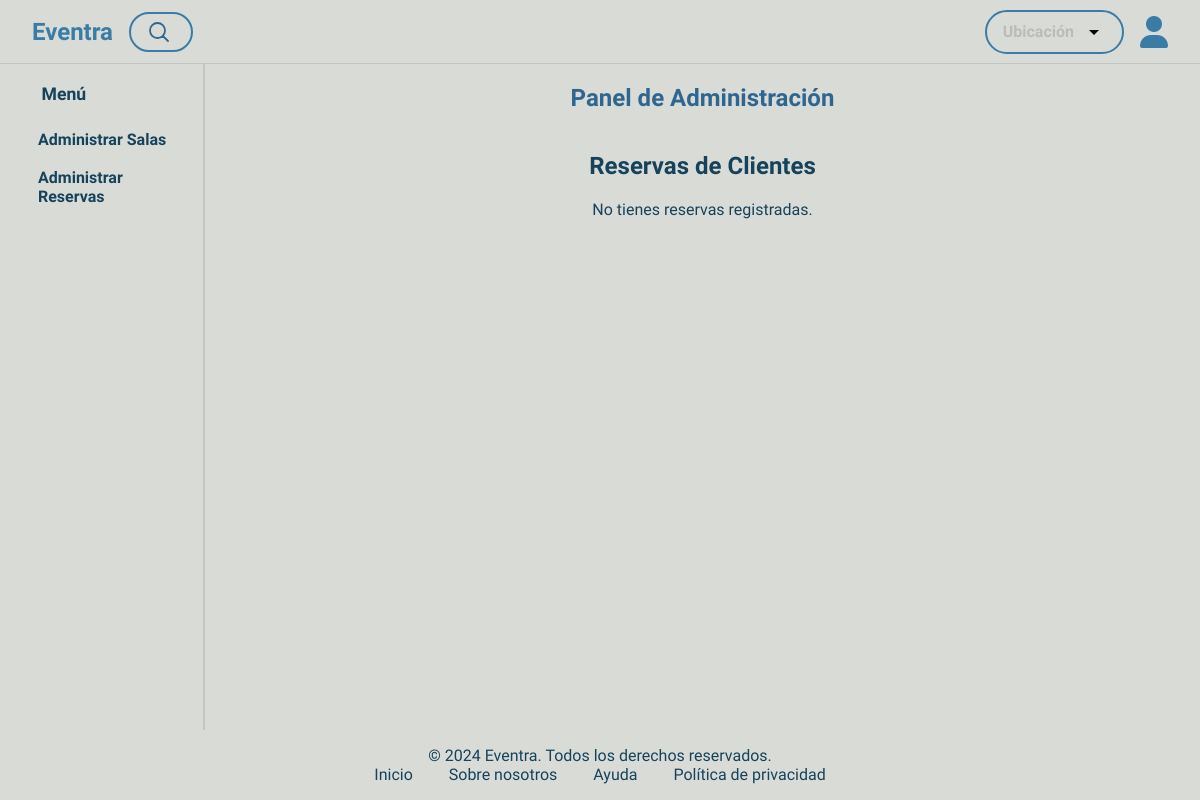
/dashboard/reservas/ (signed in), run on an earlier commit of the app's database.
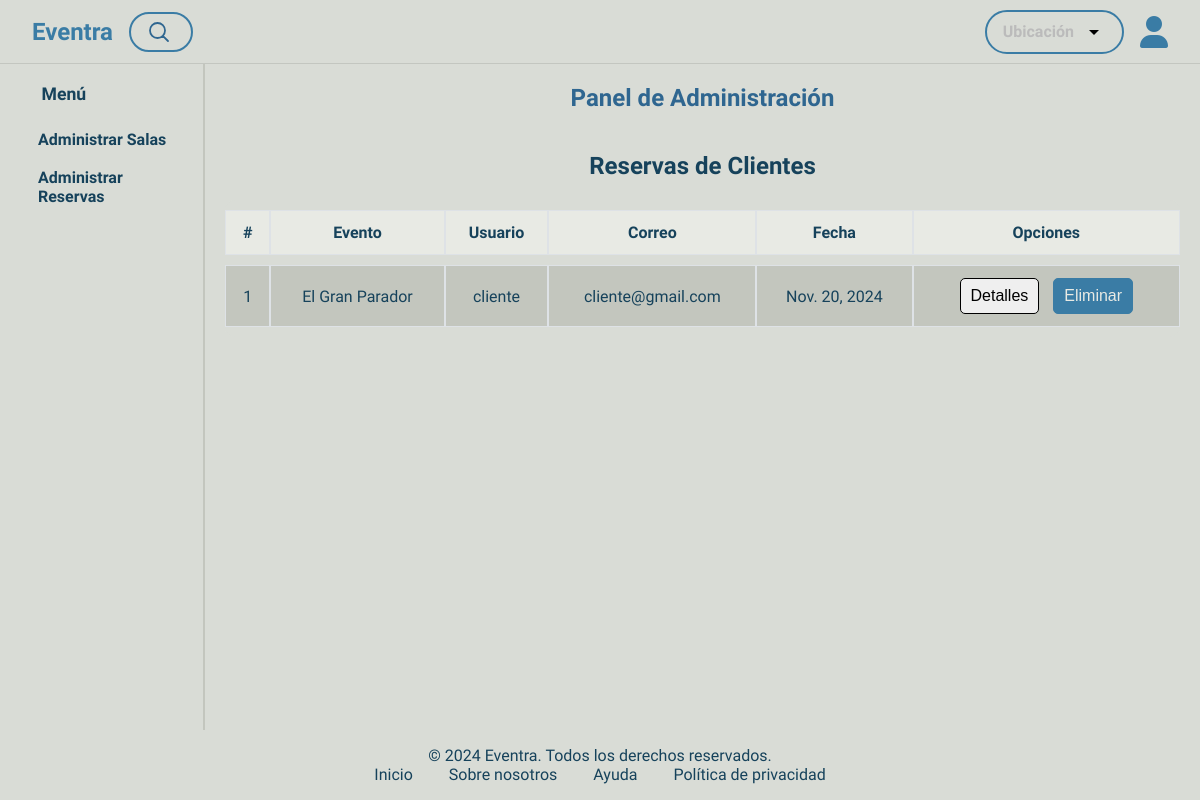
And on a later commit of the database.
### crud_app/models.py (models this page shows, shortened)
class Reserva(models.Model):
    usuario_reserva = models.ForeignKey(
        Usuario, on_delete=models.CASCADE, related_name="reservas_realizadas"
    )  # Usuario que hace la reserva
    evento = models.ForeignKey(
        Eventos, on_delete=models.CASCADE, related_name="reservas"
    )  # Evento reservado
    fecha = models.DateField()
    hora = models.TimeField()
    numero_invitados = models.PositiveIntegerField()
    duracion = models.PositiveIntegerField(help_text="Duración en horas")

class Eventos(models.Model):
    CIUDADES = [
        ('Montería', 'Montería'),
        ('Bogotá', 'Bogotá'),
        ('Medellín', 'Medellín'),
        ('Cali', 'Cali'),
        ('Cartagena', 'Cartagena'),
    ]
    usuario = models.ForeignKey(Usuario, on_delete=models.CASCADE, related_name='eventos')  # Relación uno a muchos
    nombre = models.CharField(max_length=200)
    direccion = models.CharField(max_length=300)
    ubicacion = models.CharField(max_length=50, choices=CIUDADES)
    descripcion = models.TextField()
    precio_renta = models.DecimalField(max_digits=10, decimal_places=2)
    imagen = models.ImageField(upload_to=upload_to)

class Usuario(models.Model):
    TIPO_USUARIO = [
        ('cliente', 'Cliente'),
        ('administrativo', 'Administrativo')
    ]
    usuario = models.CharField(max_length=150, unique=True)
    contraseña = models.CharField(max_length=258)  # Almacenará la contraseña encriptada
    correo = models.EmailField(unique=True)
    tipo_usuario = models.CharField(max_length=20, choices=TIPO_USUARIO)
    last_login = models.DateTimeField(auto_now=True)  # Campo para registrar el último inicio de sesión
    @property
    def is_authenticated(self):
        return True

### crud_app/views.py (the view)
# urls.py: path('dashboard/reservas/', views.administrar_reservas, name='administrar_reservas'),
@login_required
def administrar_reservas(request):
    usuario_actual = request.user
    if usuario_actual.tipo_usuario != 'administrativo':
        return redirect('home')  # Redirige si no es administrativo
    reservas = Reserva.objects.filter(evento__usuario=usuario_actual)
    return render(request, 'administrativo/dash_reservas.html', {'reservas': reservas})

### crud_app/auth_backend.py (called while the page is built)
    def get_user(self, user_id):
        try:
            return Usuario.objects.get(pk=user_id)
        except Usuario.DoesNotExist:
            return None

### crud_app/context_processors/user_context.py (called while the page is built)
def get_usuario_context(request):
    if request.session.get('user_id'):
        usuario_actual = get_object_or_404(Usuario, pk=request.session['user_id'])
        return {'usuario_actual': usuario_actual}
    return {}

### crud_app/templates/administrativo/dash_reservas.html (shortened to what this page needs)
{% extends "eventra/base.html" %} {% block contenido %} {% load static %}
<div class="dashboard-container">
  <nav class="sidebar">
    <h5>Menú</h5>
    <ul class="nav">
      <li>
        <a href="{% url 'dashboard' %}" class="nav-link">Administrar Salas</a>
      </li>
      <li><a href="{% url 'administrar_reservas' %}" class="nav-link">Administrar Reservas</a></li>
    </ul>
  </nav>
  <main class="main-content">
    <h2>Panel de Administración</h2>
    <div class="events-section">
      <h3>Reservas de Clientes</h3>
      <div class="table-container">
        {% if reservas %}
        <table class="custom-table">
          <thead>
            <tr>
              <th>#</th>
              <th>Evento</th>
              <th>Usuario</th>
              <th>Correo</th>
              <th>Fecha</th>
              <th>Opciones</th>
            </tr>
          </thead>
          <tbody>
            {% for reserva in reservas %}
            <tr>
              <td>{{ forloop.counter }}</td>
              <td>{{ reserva.evento.nombre }}</td>
              <td>{{ reserva.usuario_reserva.usuario }}</td>
              <td>{{ reserva.usuario_reserva.correo }}</td>
              <td>{{ reserva.fecha }}</td>
              <td>
                <button
                  class="btn btn-info btn-detalles"
                  data-usuario="{{ reserva.usuario_reserva.usuario }}"
                  data-evento="{{ reserva.evento.nombre }}"
                  data-fecha="{{ reserva.fecha }}"
                  data-hora="{{ reserva.hora }}"
                  data-invitados="{{ reserva.numero_invitados }}"
                  data-duracion="{{ reserva.duracion }}"
                  data-correo="{{ reserva.usuario_reserva.correo }}"
                >
                  Detalles
                </button>
                <button class="btn btn-danger" onclick="showModal( {{ reserva.id }} )">Eliminar</button>
              </td>
            </tr>
            {% endfor %}
          </tbody>
        </table>
        {% else %}
        <p>No tienes reservas registradas.</p>
        {% endif %}
      </div>
    </div>
  </main>
</div>
{% endblock %}

What changed in the data, as far as the page shows it:
added Reserva: evento.nombre "El Gran Parador", usuario_reserva.usuario "cliente", usuario_reserva.correo "cliente@gmail.com", fecha "Nov. 20, 2024"
Also different on the page:
text no longer shown: "No tienes reservas registradas."
text now shown: "# Evento Usuario Correo Fecha Opciones"
